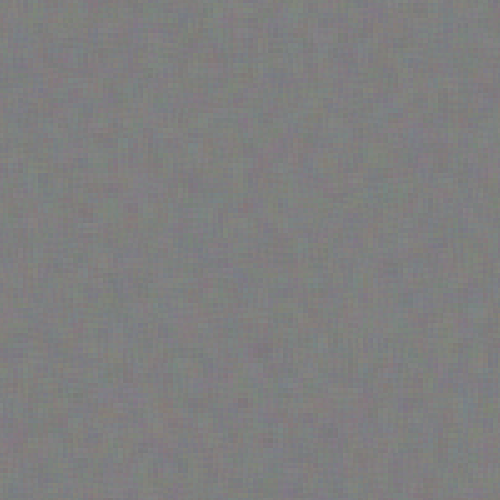
Frame 1 (no input)
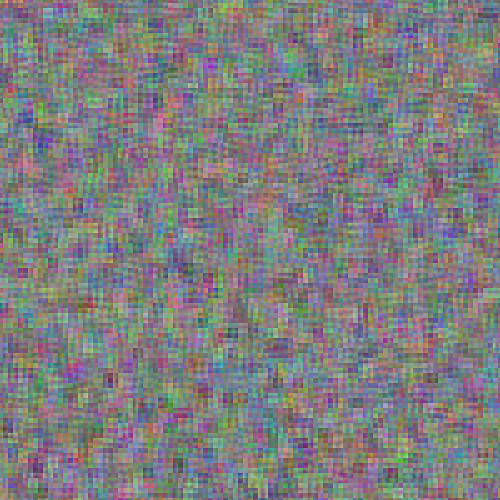
Frame 60 (no input)
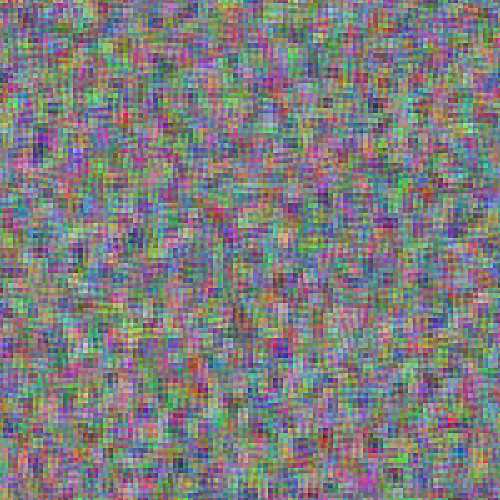
Frame 120 (the mouse pressed at the canvas centre since frame 60)

The p5.js sketch that drew these frames (run headless with seeded random() and noise() and a simulated clock; from frame 60 on, the mouse is pressed at the canvas centre):

// p5.js sketch
// ── sketch.js
const G = Object(null);
G.width = 500;
G.height = 500;
G.pitch = 5;
G.swing = 10;

function setup() {
  G.dotsW = int(G.width/G.pitch) + 1;
  G.dotsH = int(G.height/G.pitch) + 1;
  G.gridR = [];
  G.gridG = [];
  G.gridB = [];
  for (let i = 0; i <= G.dotsW * G.dotsH + G.dotsW; i++ ) {
    G.gridR[i] = 127;
    G.gridG[i] = 127;
    G.gridB[i] = 127;
  }
  
  createCanvas(G.width, G.height);
  G.im = createImage(G.width, G.height);
  frameRate(60);
}

function draw() {
  background(0);
  updateGrid();
  updateImage();
  image(G.im, 0, 0);
}

function updateGrid() {
  for (let dotGrid of [G.gridR, G.gridG, G.gridB]) {
    for (let i = 0; i < dotGrid.length; i++) {
      let r = random(-G.swing, G.swing);
      let c = dotGrid[i] + r;
      if (c > 255) {
        c = 255 - (c - 255);
      }
      if (c < 0) {
        c = -c;
      }
      dotGrid[i] = c;
    }
  }
}

function updateImage() {
  G.im.loadPixels();
  for (let y = 0; y < G.height; y++) {
    for (let x = 0; x < G.width; x++) {
      let gridCoordX = x / G.pitch + 0.5;
      let gridCoordY = y / G.pitch + 0.5;
      let gx1 = int(gridCoordX);
      let gy1 = int(gridCoordY);
      let gxp = gridCoordX - gx1;
      let gyp = gridCoordY - gy1;
      let gx2 = gx1 + 1;
      let gy2 = gy1 + 1;
      
      let d11 = gxp*gxp + gyp*gyp;
      let d12 = gxp*gxp + (1-gyp)*(1-gyp);
      let d21 = (1-gxp)*(1-gxp) + gyp*gyp;
      let d22 = (1-gxp)*(1-gxp) + (1-gyp)*(1-gyp);
      let dScale = 1 / (d11+d12+d21+d22);
      d11 = d11 * dScale;
      d12 = d12 * dScale;
      d21 = d21 * dScale;
      d22 = d22 * dScale;
      
      let g11 = gy1 * G.dotsW + gx1;
      let g12 = gy2 * G.dotsW + gx1;
      let g21 = gy1 * G.dotsW + gx2;
      let g22 = gy2 * G.dotsW + gx2;
      
      let r = G.gridR[g11] * d11 + G.gridR[g12] * d12 + G.gridR[g21] * d21 + G.gridR[g22] * d22;
      let g = G.gridG[g11] * d11 + G.gridG[g12] * d12 + G.gridG[g21] * d21 + G.gridG[g22] * d22;
      let b = G.gridB[g11] * d11 + G.gridB[g12] * d12 + G.gridB[g21] * d21 + G.gridB[g22] * d22;
      let c = [r,g,b,255];
      
      G.im.set(x, y, c);
    }
  }
  G.im.updatePixels();
}
